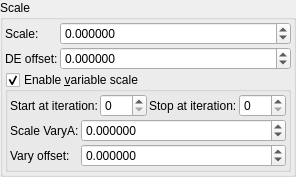
    <widget class="QGroupBox" name="groupBox_3">
     <property name="title">
      <string>Scale</string>
     </property>
     <layout class="QVBoxLayout" name="verticalLayout_8">
      <property name="leftMargin">
       <number>2</number>
      </property>
      <property name="topMargin">
       <number>2</number>
      </property>
      <property name="rightMargin">
       <number>2</number>
      </property>
      <property name="bottomMargin">
       <number>2</number>
      </property>
      <item>
       <layout class="QGridLayout" name="gridLayout_31" rowstretch="0,0,0" columnstretch="0,1">
        <property name="spacing">
         <number>2</number>
        </property>
        <item row="0" column="0">
         <widget class="QLabel" name="label_142">
          <property name="text">
           <string>Scale:</string>
          </property>
         </widget>
        </item>
        <item row="0" column="1">
         <widget class="MyDoubleSpinBox" name="spinbox_transf_scale_015">
          <property name="sizePolicy">
           <sizepolicy hsizetype="Minimum" vsizetype="Maximum">
            <horstretch>0</horstretch>
            <verstretch>0</verstretch>
           </sizepolicy>
          </property>
          <property name="prefix">
           <string/>
          </property>
          <property name="suffix">
           <string/>
          </property>
          <property name="decimals">
           <number>6</number>
          </property>
          <property name="minimum">
           <double>-99.998999999999995</double>
          </property>
          <property name="maximum">
           <double>99.998999999999995</double>
          </property>
          <property name="singleStep">
           <double>0.100000000000000</double>
          </property>
         </widget>
        </item>
        <item row="2" column="0" colspan="2">
         <widget class="MyGroupBox" name="groupCheck_transf_function_enabledX_false">
          <property name="toolTip">
           <string>&lt;html&gt;&lt;head/&gt;&lt;body&gt;&lt;p&gt;Cpixel is CVector3 c = ( c.x, c.y, c.z). It is each original point (pixel) in 3D space where the iteration starts from, ( c = original z for each point .) It is commonly found in formula structures z = f(z) + c.&lt;/p&gt;&lt;p&gt;The Cpixel multiplier effectively scales this point &amp;quot;c&amp;quot;.&lt;/p&gt;&lt;p&gt;This transform allows the swapping of the order of the &amp;quot;CVector3 c&amp;quot; components before being multiplied by &amp;quot;CVector3 z&amp;quot; components.&lt;/p&gt;&lt;/body&gt;&lt;/html&gt;</string>
          </property>
          <property name="title">
           <string>Enable &amp;variable scale</string>
          </property>
          <property name="checkable">
           <bool>true</bool>
          </property>
          <layout class="QVBoxLayout" name="verticalLayout_51">
           <property name="spacing">
            <number>2</number>
           </property>
           <property name="leftMargin">
            <number>2</number>
           </property>
           <property name="topMargin">
            <number>2</number>
           </property>
           <property name="rightMargin">
            <number>2</number>
           </property>
           <property name="bottomMargin">
            <number>2</number>
           </property>
           <item>
            <layout class="QHBoxLayout" name="horizontalLayout" stretch="0,1,0,1">
             <item>
              <widget class="QLabel" name="label_74">
               <property name="text">
                <string>Start at iteration:</string>
               </property>
              </widget>
             </item>
             <item>
              <widget class="MySpinBox" name="spinboxInt_transf_start_iterations_X">
               <property name="sizePolicy">
                <sizepolicy hsizetype="Minimum" vsizetype="Maximum">
                 <horstretch>0</horstretch>
                 <verstretch>0</verstretch>
                </sizepolicy>
               </property>
               <property name="minimum">
                <number>0</number>
               </property>
               <property name="maximum">
                <number>999</number>
               </property>
               <property name="value">
                <number>0</number>
               </property>
              </widget>
             </item>
             <item>
              <widget class="QLabel" name="label_57">
               <property name="text">
                <string>Stop at iteration:</string>
               </property>
              </widget>
             </item>
             <item>
              <widget class="MySpinBox" name="spinboxInt_transf_stop_iterations_X">
               <property name="sizePolicy">
                <sizepolicy hsizetype="Preferred" vsizetype="Maximum">
                 <horstretch>0</horstretch>
                 <verstretch>0</verstretch>
                </sizepolicy>
               </property>
               <property name="maximum">
                <number>999</number>
               </property>
              </widget>
             </item>
            </layout>
           </item>
           <item>
            <layout class="QGridLayout" name="gridLayout_2" rowstretch="0,0" columnstretch="0,1">
             <property name="spacing">
              <number>2</number>
             </property>
             <item row="1" column="1">
              <widget class="MyDoubleSpinBox" name="spinbox_transf_scaleB_1">
               <property name="sizePolicy">
                <sizepolicy hsizetype="Minimum" vsizetype="Maximum">
                 <horstretch>0</horstretch>
                 <verstretch>0</verstretch>
                </sizepolicy>
               </property>
               <property name="prefix">
                <string/>
               </property>
               <property name="suffix">
                <string/>
               </property>
               <property name="decimals">
                <number>6</number>
               </property>
               <property name="minimum">
                <double>-99.989999999999995</double>
               </property>
               <property name="maximum">
                <double>99.989999999999995</double>
               </property>
               <property name="singleStep">
                <double>0.100000000000000</double>
               </property>
              </widget>
             </item>
             <item row="1" column="0">
              <widget class="QLabel" name="label_144">
               <property name="text">
                <string>Vary offset:</string>
               </property>
              </widget>
             </item>
             <item row="0" column="0">
              <widget class="QLabel" name="label_143">
               <property name="text">
                <string>Scale VaryA:</string>
               </property>
              </widget>
             </item>
             <item row="0" column="1">
              <widget class="MyDoubleSpinBox" name="spinbox_transf_scale_vary_0">
               <property name="sizePolicy">
                <sizepolicy hsizetype="Minimum" vsizetype="Maximum">
                 <horstretch>0</horstretch>
                 <verstretch>0</verstretch>
                </sizepolicy>
               </property>
               <property name="prefix">
                <string/>
               </property>
               <property name="suffix">
                <string/>
               </property>
               <property name="decimals">
                <number>6</number>
               </property>
               <property name="minimum">
                <double>-99.989999999999995</double>
               </property>
               <property name="maximum">
                <double>99.989999999999995</double>
               </property>
               <property name="singleStep">
                <double>0.100000000000000</double>
               </property>
              </widget>
             </item>
            </layout>
           </item>
          </layout>
         </widget>
        </item>
        <item row="1" column="1">
         <widget class="MyDoubleSpinBox" name="spinbox_analyticDE_offset_0">
          <property name="sizePolicy">
           <sizepolicy hsizetype="Minimum" vsizetype="Maximum">
            <horstretch>0</horstretch>
            <verstretch>0</verstretch>
           </sizepolicy>
          </property>
          <property name="prefix">
           <string/>
          </property>
          <property name="suffix">
           <string/>
          </property>
          <property name="decimals">
           <number>6</number>
          </property>
          <property name="minimum">
           <double>-99.989999999999995</double>
          </property>
          <property name="maximum">
           <double>99.989999999999995</double>
          </property>
          <property name="singleStep">
           <double>0.100000000000000</double>
          </property>
         </widget>
        </item>
        <item row="1" column="0">
         <widget class="QLabel" name="label_180">
          <property name="text">
           <string>DE offset:</string>
          </property>
         </widget>
        </item>
       </layout>
      </item>
     </layout>
    </widget>
